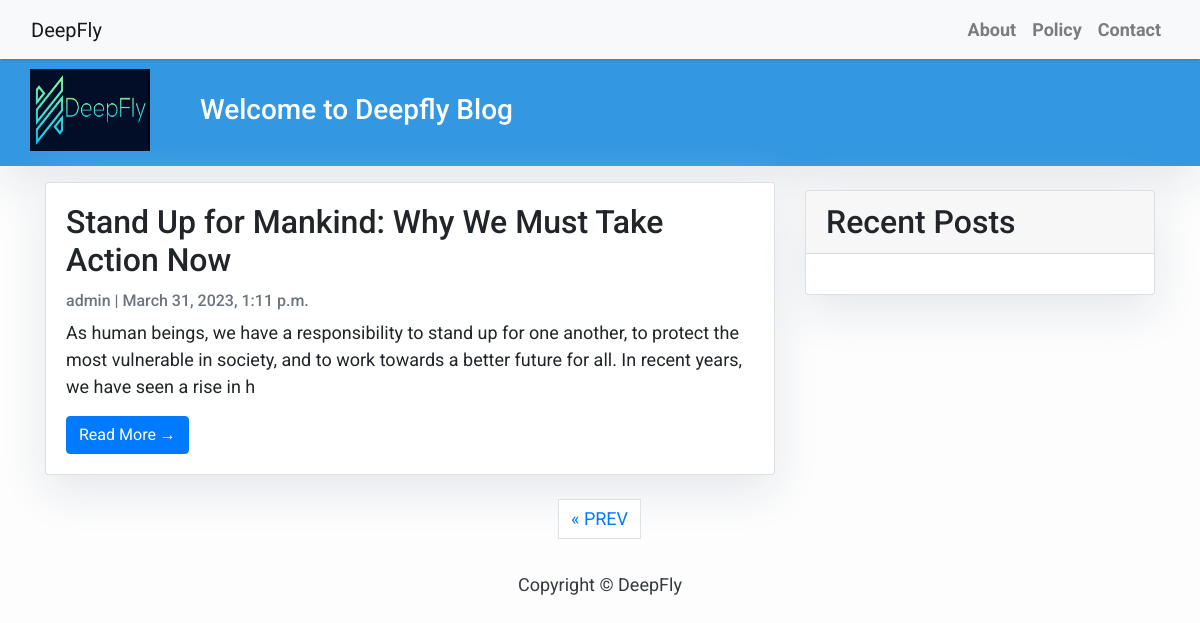
/?page=3, run on the app's committed database.
### blog/models.py (models this page shows, shortened)
class Post(models.Model):
    title = models.CharField(max_length=200, unique=True)
    slug = models.SlugField(max_length=200, unique=True)
    author = models.ForeignKey(User, on_delete= models.CASCADE,related_name='blog_posts')
    updated_on = models.DateTimeField(auto_now= True)
    content = models.TextField()
    created_on = models.DateTimeField(auto_now_add=True)
    status = models.IntegerField(choices=STATUS, default=0)
    class Meta:
        ordering = ['-created_on']

### blog/views.py (the view)
# urls.py: path('', views.PostList, name='home'),
def PostList(request):
    object_list = Post.objects.filter(status=1).order_by('-created_on')
    paginator = Paginator(object_list, 3)  # 3 posts in each page
    page = request.GET.get('page')
    try:
        post_list = paginator.page(page)
    except PageNotAnInteger:
        post_list = paginator.page(1)
    except EmptyPage:
        post_list = paginator.page(paginator.num_pages)
    return render(request,
                  'index.html',
                  {'page': page,
                   'post_list': post_list})

### templates/index.html (shortened to what this page needs)
{% extends "base.html" %}
{% block content %}
<header class="masthead">
    <div class="container">
        <div class="row">
            <img href="{% url 'home' %}" src="/static/img/deepfly.PNG" style="width: 120px;">
            <div class=" col-md-8 col-md-10 mx-auto">
                <div class="site-heading">
                    <h3 class=" site-heading my-4 mt-3 text-white"> Welcome to Deepfly Blog </h3>
                </div>
            </div>
        </div>
    </div>
</header>
<div class="container">
    <div class="row">
        <div class="col-md-8 mt-3 left">
            {% for post in post_list %}
            <div class="card mb-4">
                <div class="card-body">
                    <h2 class="card-title">{{ post.title }}</h2>
                    <p class="card-text text-muted h6">{{ post.author }} | {{ post.created_on}} </p>
                    <p class="card-text">{{post.content|slice:":200" }}</p>
                    <a href="{% url 'post_detail' post.slug  %}" class="btn btn-primary">Read More &rarr;</a>
                </div>
            </div>
            {% endfor %}
        </div>
        {% block sidebar %} {% include 'sidebar.html' %} {% endblock sidebar %}
    </div>
</div>
{% if post_list.has_other_pages %}
  <ul class="pagination justify-content-center">
    {% if post_list.has_previous %}
    <li><a href="?page={{ post_list.previous_page_number }}" class="page-link">&laquo; PREV </a></li>
    {% endif %}
  </ul>
{% endif %}
{%endblock%}

### static/css/base.css (style rules this page uses)
body { font-family: "Roboto", sans-serif; font-size: 17px; background-color: #fdfdfd; }
.masthead { background: #3398E1; height: auto; padding-bottom: 15px; box-shadow: 0 16px 48px #E3E7EB; padding-top: 10px; }
.card { box-shadow: 0 16px 48px #E3E7EB; }

### templates/index.html (style rules this page uses)
body { font-family: "Roboto", sans-serif; font-size: 18px; background-color: #fdfdfd; }
.card { box-shadow: 0 16px 48px #E3E7EB; }

### templates/sidebar.html (style rules this page uses)
.card { box-shadow: 0 16px 48px #E3E7EB; }

### data on the page
Post: title "Stand Up for Mankind: Why We Must Take Action Now", author "admin", created_on "March 31, 2023, 1:11 p.m.", content "As human beings, we have a responsibility to stand up for one another, to protect the most vulnerable in society, and to work towards a better future for all. In recent years, we have seen a rise in h"
